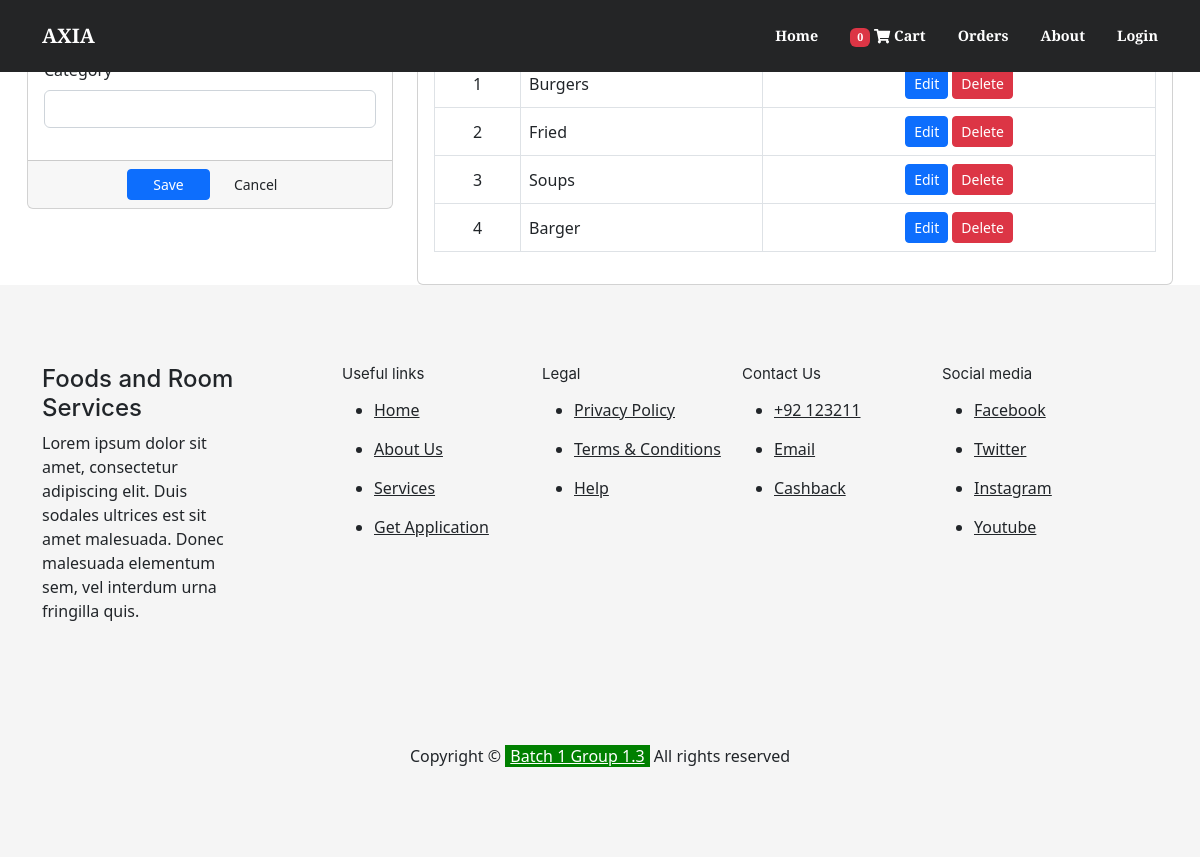
The app's page /index.php?page=categories with its own data.
### tables this page shows
CREATE TABLE `category_list` (
  `id` int(30) NOT NULL,
  `name` text NOT NULL
);

### admin/categories.php (the view, shortened to what this page needs)
<?php include('db_connect.php');?>
<div class="container-fluid">
	<div class="col-lg-12">
		<div class="row">
			<div class="col-md-4">
			<form action="" id="manage-category">
				<div class="card">
					<div class="card-header">
				  	</div>
					<div class="card-body">
							<div class="form-group">
								<label class="control-label">Category</label>
								<input type="text" class="form-control" name="name">
							</div>
					</div>
					<div class="card-footer">
						<div class="row">
							<div class="col-md-12">
								<button class="btn btn-sm btn-primary col-sm-3 offset-md-3"> Save</button>
								<button class="btn btn-sm btn-default col-sm-3" type="button" onclick="$('#manage-category').get(0).reset()"> Cancel</button>
							</div>
						</div>
					</div>
				</div>
			</form>
			</div>
			<div class="col-md-8">
				<div class="card">
					<div class="card-body">
						<table class="table table-bordered table-hover">
							<thead>
								<tr>
									<th class="text-center">#</th>
									<th class="text-center">Name</th>
									<th class="text-center">Action</th>
								</tr>
							</thead>
							<tbody>
								<?php
								$i = 1;
								$cats = $conn->query("SELECT * FROM category_list order by id asc");
								while($row=$cats->fetch_assoc()):
								?>
								<tr>
									<td class="text-center"><?php echo $i++ ?></td>
									<td class="">
										<?php echo $row['name'] ?>
									</td>
									<td class="text-center">
										<button class="btn btn-sm btn-primary edit_cat" type="button" data-id="<?php echo $row['id'] ?>" data-name="<?php echo $row['name'] ?>" >Edit</button>
										<button class="btn btn-sm btn-danger delete_cat" type="button" data-id="<?php echo $row['id'] ?>">Delete</button>
									</td>
								</tr>
								<?php endwhile; ?>
							</tbody>
						</table>
					</div>
				</div>
			</div>
		</div>
	</div>
</div>

### admin/categories.php (style rules this page uses)
td { vertical-align: middle !important; }

### records on screen
category_list: name "Burgers"
category_list: name "Fried"
category_list: name "Soups"
category_list: name "Barger"

### other values on screen
$_SESSION['setting_name'] "AXIA"
